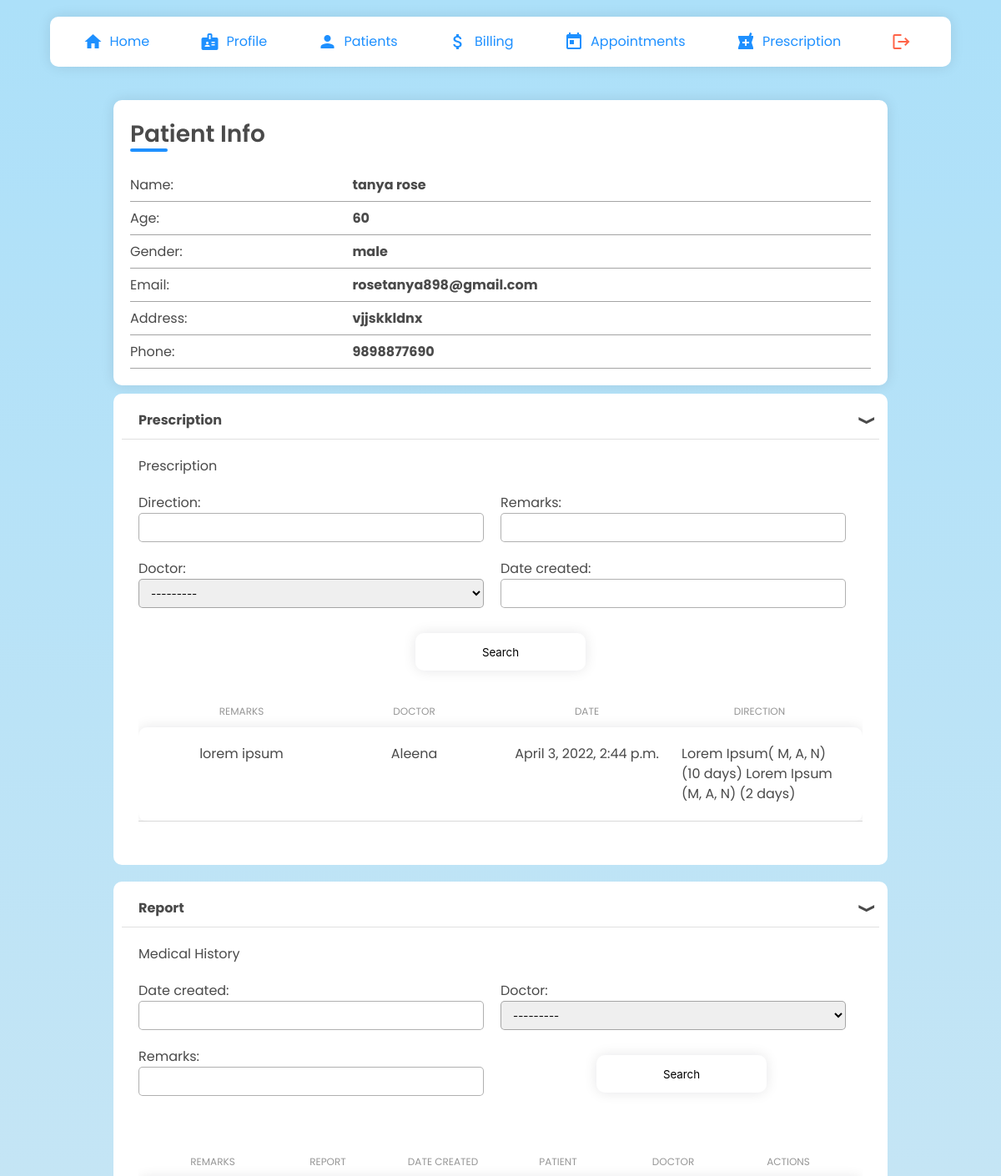
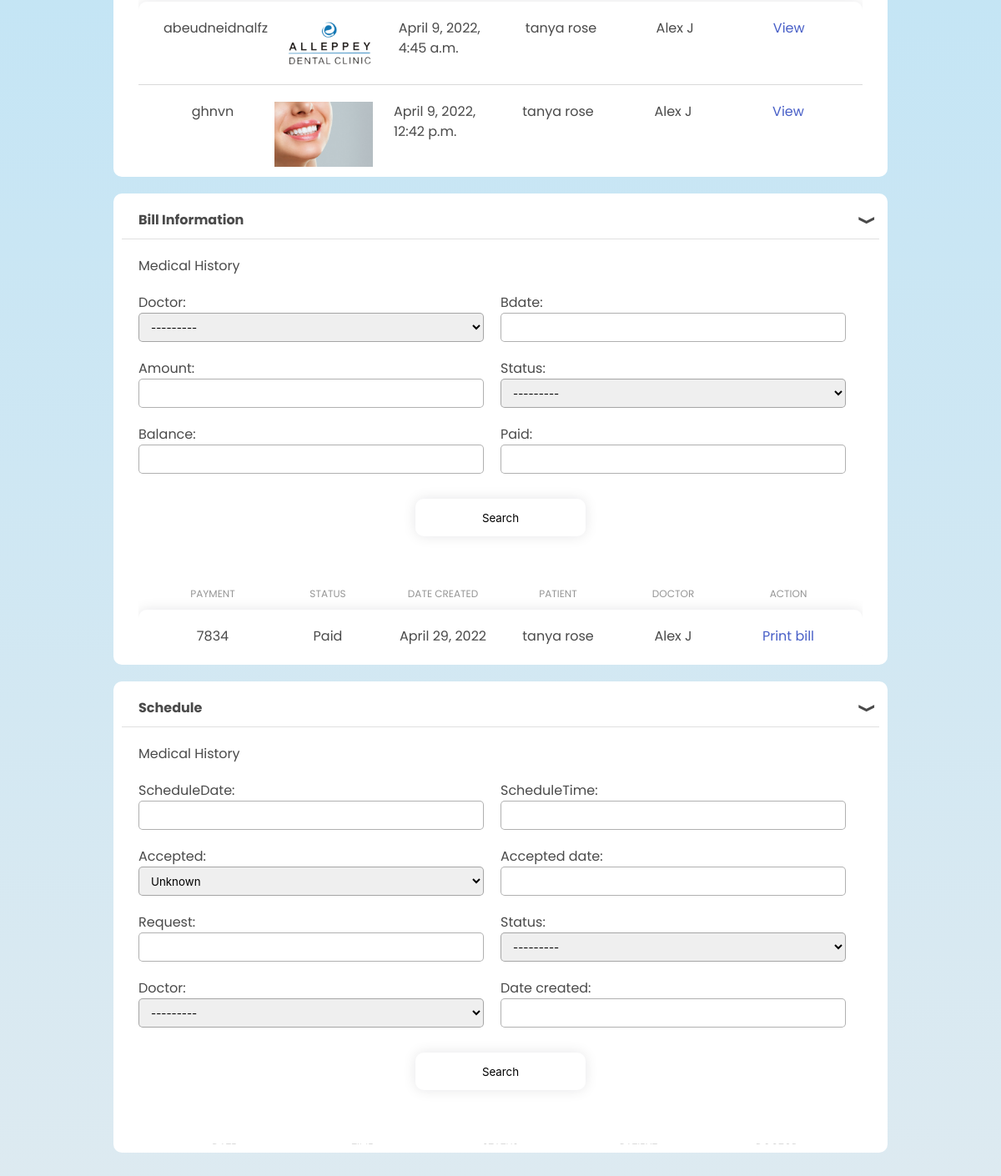
The app's page /doctors/pat/7/ (signed in) with its own data (2 pictures, top to bottom).
### patients/models.py (models this page shows, shortened)
class Patient(models.Model):
    user = models.OneToOneField(User, on_delete= models.CASCADE, primary_key= True)
    pname=models.CharField(max_length=200, null=True)
    age=models.CharField(max_length=4, null=True)
    gender= models.CharField(max_length=6, null=True)
    email=models.CharField(max_length=200, null=True)
    address= models.CharField(max_length=500, null=True)
    phone_regex = RegexValidator( regex = r'^\+?1?\d{9,10}$', message ="Phone number must be entered in the format +919999999999. Up to 10 digits allowed.")
    phone = models.CharField('Phone',validators =[phone_regex], max_length=10, unique = True,null=True)
    date_created= models.DateTimeField(auto_now_add=True, null=True)

### clinic/models.py (models this page shows, shortened)
class Prescription(models.Model):
    direction = models.CharField(max_length=150)
    remarks = models.CharField(max_length=100)
    patient =  models.ForeignKey('patients.Patient', null=True, on_delete= models.CASCADE)
    doctor = models.ForeignKey('doctors.Doctors', null=True, on_delete=models.CASCADE)
    date_created = models.DateTimeField(auto_now_add=True, null=True)

class MedicalHistory(models.Model):
    date_created = models.DateTimeField(auto_now_add=True, null=True)
    patient = models.ForeignKey('patients.Patient', null=True, on_delete= models.CASCADE)
    doctor = models.ForeignKey('doctors.Doctors', null=True, on_delete=models.CASCADE)
    remarks = models.CharField(max_length=200, null=True)
    report = models.ImageField(upload_to="img/",null=True)

class BillInfo(models.Model):
    STATUS=(('Paid','Paid'),('Not Paid','Not Paid'))
    patient =  models.ForeignKey('patients.Patient', null=True, on_delete= models.CASCADE)
    doctor = models.ForeignKey('doctors.Doctors', null=True, on_delete=models.CASCADE)
    bdate=models.DateField()
    amount=models.PositiveIntegerField(max_length=200,null=True)
    status=models.CharField(null=True, max_length=10, choices=STATUS)
    balance=models.PositiveIntegerField(max_length=200,null=True)
    paid = models.PositiveIntegerField(max_length=200,null=True)

### doctors/models.py (models this page shows)
class Doctors(models.Model):
    ROLE = (
			('Doctor', 'Doctor'),
			('Staff', 'Staff'),
			)
    user = models.OneToOneField(User, on_delete= models.CASCADE, primary_key= True)
    dname = models.CharField(max_length=200, null=True)
    phone = models.CharField(max_length=200, null=True)
    email = models.CharField(max_length=200, null=True)
    date_created = models.DateTimeField(auto_now_add=True, null=True)
    gender= models.CharField(max_length=200, null=True)
    role = models.CharField(max_length=200, null=True,choices=ROLE)
    specialisation = models.CharField(max_length=200, null=True)
    address= models.CharField(max_length=200, null=True)
    def __str__(self):
	    return self.dname

### doctors/views.py (the view)
# urls.py: path('pat/<str:pk_t>/', views.patientinfo,name="pat"),
@login_required
def patientinfo(request,pk_t):
    p = Patient.objects.get(user_id=pk_t)
    mh = p.prescription_set.all()
    medihis = p.medicalhistory_set.all()
    bi = p.billinfo_set.all()
    sch = p.schedule_set.all()
    bfilter = BillFilter(request.GET,queryset=bi)
    bi = bfilter.qs
    medfilter = MedhisFilter(request.GET,queryset=medihis)
    medihis = medfilter.qs
    schfilter=SchFilter(request.GET,queryset=sch)
    sch = schfilter.qs
    prescfilter=PrescriptionFilter(request.GET,queryset=mh)
    mh=prescfilter.qs
    context= {'p':p,'mh':mh,'medihis':medihis,'bi':bi,'sch':sch,'bfilter':bfilter,'medfilter':medfilter,'schfilter':schfilter,'prescfilter':prescfilter}
    return render(request, 'doctors/patient_info.html',context)

### doctors/templates/doctors/patient_info.html (shortened to what this page needs)
{% extends 'doctors/navbar.html' %} {% load static %} {% block head %}
<link
  rel="stylesheet"
  type="text/css"
  href="{% static 'css/patient_info.css' %}"
/>
<link
  rel="stylesheet"
  type="text/css"
  href="{% static 'css/components.css' %}"
/>
<link
  rel="stylesheet"
  type="text/css"
  href="{% static 'css/patient_list.css' %}"
/>
{% endblock %} {% block content %}
<div class="patInfoContainer">
  <div class="patInfoItem formCard">
    <h2>
      Patient Info
      <div class="patientTitle-under"></div>
    </h2>
    <div class="infoPat">
      <div class="infoItem">
        <p>Name:</p>
        <b>{{p.pname}}</b>
      </div>
      <div class="infoItem">
        <p>Age:</p>
        <b>{{p.age}}</b>
      </div>
      <div class="infoItem">
        <p>Gender:</p>
        <b>{{p.gender}}</b>
      </div>
      <div class="infoItem">
        <p>Email:</p>
        <b>{{p.email}}</b>
      </div>
      <div class="infoItem">
        <p>Address:</p>
        <b>{{p.address}}</b>
      </div>
      <div class="infoItem">
        <p>Phone:</p>
        <b>{{p.phone}}</b>
      </div>
    </div>
  </div>
  <div class="patInfoItem adcTab adcTab" id="prescription">
    <div class="adcTabTitle" onclick="toggleTab('prescription')">
      <h1>Prescription</h1>
      <div class="adcTabClose">&#x276C;</div>
    </div>
    <div class="adcTabContents">
      <div class="infoCard">
        <h4>Prescription</h4>
        <form action="" class="infoFilter" method="get">
          {% for field in prescfilter.form %}
          <div class="infoFilterInput">
            {{ field.label_tag }} {{ field }} {{ field.errors }}
          </div>
          {% endfor %}
          <button type="Submit">Search</button>
          <div class="adcTableContainer">
            <div class="adcTable">
              <div class="adcRow adcHead">
                <div class="adcCell">REMARKS</div>
                <div class="adcCell">DOCTOR</div>
                <div class="adcCell">DATE</div>
                <div class="adcCell">DIRECTION</div>
              </div>
              <div class="adcRowBody">
                {% for mh in mh %}
                <div class="adcRow">
                  <div class="adcCell">{{mh.remarks}}</div>
                  <div class="adcCell">{{mh.doctor.dname}}</div>
                  <div class="adcCell">{{mh.date_created}}</div>
                  <div class="adcCell">{{mh.direction}}</div>
                </div>
                {% endfor %}
              </div>
            </div>
          </div>
          <br /><br />
        </form>
      </div>
    </div>
  </div>
  <div class="patInfoItem adcTab adcTab" id="history">
    <div class="adcTabTitle" onclick="toggleTab('history')">
      <h1>Report</h1>
      <div class="adcTabClose">&#x276C;</div>
    </div>
    <div class="adcTabContents">
      <div class="infoCard">
        <h4>Medical History</h4>
        <form class="infoFilter" action="" method="get">
          {% for field in medfilter.form %}
          <div class="infoFilterInput">
            {{ field.label_tag }} {{ field }} {{ field.errors }}
          </div>
          {% endfor %}
          <button type="Submit">Search</button>
        </form>
        <div class="adcTableContainer">
          <div class="adcTable">
            <div class="adcRow adcHead">
              <div class="adcCell">REMARKS</div>
              <div class="adcCell">REPORT</div>
              <div class="adcCell">DATE CREATED</div>
              <div class="adcCell">PATIENT</div>
              <div class="adcCell">DOCTOR</div>
              <div class="adcCell">ACTIONS</div>
            </div>
            <div class="adcRowBody">
              {% for mh in medihis %}
              <div class="adcRow">
                <div class="adcCell">{{mh.remarks}}</div>
                <div class="adcCell">
                  <img
                    src="{{ mh.report.url }}"
                    class="img-responsive"
                    style="width: 100%; float: left; margin-right: 10px"
                  />
                </div>
                <div class="adcCell">{{mh.date_created}}</div>
                <div class="adcCell">{{mh.patient.pname}}</div>
                <div class="adcCell">{{mh.doctor.dname}}</div>
                <div class="adcCell">
                  <a href="{% url 'reports' mh.pk %}">View</a>
                </div>
              </div>
              {% endfor %}
            </div>
          </div>
        </div>
        <br /><br />
      </div>
    </div>
  </div>
  <div class="patInfoItem adcTab adcTab" id="billinfo">
    <div class="adcTabTitle" onclick="toggleTab('billinfo')">
      <h1>Bill Information</h1>
      <div class="adcTabClose">&#x276C;</div>
    </div>
    <div class="adcTabContents">
      <div class="infoCard">
        <h4>Medical History</h4>
        <form class="infoFilter" action="" method="get">
          {% for field in bfilter.form %}
          <div class="infoFilterInput">
            {{ field.label_tag }} {{ field }} {{ field.errors }}
          </div>
          {% endfor %}
          <button type="Submit">Search</button>
        </form>
        <div class="adcTableContainer">
          <div class="adcTable">
            <div class="adcRow adcHead">
              <div class="adcCell">PAYMENT</div>
              <div class="adcCell">STATUS</div>
              <div class="adcCell">DATE CREATED</div>
              <div class="adcCell">PATIENT</div>
              <div class="adcCell">DOCTOR</div>
              <div class="adcCell">ACTION</div>
            </div>
            <div class="adcRowBody">
              {% for bi in bi %}
              <div class="adcRow">
                <div class="adcCell">{{bi.amount}}</div>
                <div class="adcCell">{{bi.status}}</div>
                <div class="adcCell">{{bi.bdate}}</div>
                <div class="adcCell">{{bi.patient.pname}}</div>
                <div class="adcCell">{{bi.doctor.dname}}</div>
                <div class="adcCell"><a href="{% url 'billpdf' bi.pk %}">Print bill</a></div>
              </div>
              {% endfor %}
            </div>
          </div>
        </div>
        <br /><br />
      </div>
    </div>
  </div>
  <div class="patInfoItem adcTab adcTab" id="schedule">
    <div class="adcTabTitle" onclick="toggleTab('schedule')">
      <h1>Schedule</h1>
      <div class="adcTabClose">&#x276C;</div>
    </div>
    <div class="adcTabContents">
      <div class="infoCard">
        <h4>Medical History</h4>
        <form class="infoFilter" action="" method="get">
          {% for field in schfilter.form %}
          <div class="infoFilterInput">
            {{ field.label_tag }} {{ field }} {{ field.errors }}
          </div>
          {% endfor %}
          <button type="Submit">Search</button>
        </form>
        <div class="adcTableContainer">
          <div class="adcTable">
            <div class="adcRow adcHead">
              <div class="adcCell">DATE</div>
              <div class="adcCell">TIME</div>
              <div class="adcCell">STATUS</div>
              <div class="adcCell">PATIENT</div>
              <div class="adcCell">DOCTOR</div>
            </div>
          </div>
        </div>
        <br /><br />
      </div>
    </div>
  </div>
</div>
{% endblock %}

### static/css/style.css (style rules this page uses)
body { margin: 0; padding: 0; box-sizing: border-box; font-family: "Poppins"; text-decoration: none; list-style-type: none; }

### static/css/register.css (style rules this page uses)
* { margin: 0; padding: 0; box-sizing: border-box; font-family: "Poppins", sans-serif; }
body { height: 100vh; background-image: linear-gradient(to top, #fff1eb 0%, #ace0f9 100%); overflow: auto; width: 100%; margin-top: 0%; align-items: center; justify-content: center; }

### static/css/patient_info.css (style rules this page uses)
.patInfoContainer { margin: 0 10%; display: flex; flex-direction: column; align-items: center; justify-content: center; margin-top: 120px; }
.patInfoItem { width: 100%; margin: auto; }
.formCard { flex: 0.3; background-color: white; border-radius: 10px; box-shadow: rgba(17, 17, 26, 0.1) 0px 0px 16px; padding: 20px; height: fit-content; }
.formCard h2 { font-size: 28px; font-weight: 600; margin-bottom: 20px; position: relative; }
.formCard .infoPat { display: flex; flex-direction: column; width: 100%; }
.patientTitle-under { width: 45px; height: 4px; border-radius: 20px; background-color: dodgerblue; position: absolute; bottom: 0; }
.infoItem { min-height: 40px; width: 100%; border-bottom: 1px solid rgb(164, 164, 164); display: flex; align-items: center; }
.infoItem p { width: 30%; }
.infoCard { flex: 0.6; padding: 20px; margin-bottom: 20px; }
.infoFilter { display: flex; flex-wrap: wrap; margin: 20px 0; }
.infoFilterInput { width: 50%; padding-right: 20px; }
.infoFilter input, .infoFilter select, .infoFilterInput input, .infoFilterInput select { margin-bottom: 20px; height: 35px; outline: none; border-radius: 5px; border: 1px solid rgba(0, 0, 0, 0.311); transition: all ease-in-out 0.2s; padding: 0 10px; width: 100%; }
.infoFilterInput { display: flex; flex-direction: column; }
.infoFilter button { background-color: white; box-shadow: rgba(17, 17, 26, 0.1) 0px 0px 16px; border: none; padding: 0 80px; border-radius: 10px; margin: 10px auto; cursor: pointer; transition: all 0.4s ease-in; height: 45px; }

### static/css/components.css (style rules this page uses)
.adcTab { background-color: white; border-radius: 10px; margin: 10px; padding: 10px; }
.adcTabTitle { display: flex; align-items: center; justify-content: space-between; cursor: pointer; padding: 0 10px; border-bottom: 1px solid rgba(190, 190, 190, 0.474); }
.adcTabTitle h1 { font-weight: 700; padding: 10px; }
.adcTabClose { transition: all 0.4s ease-in-out; transform: rotate(270deg); font-size: 18px; font-weight: 600; }
.adcTabContents { height: 500px; overflow-x: auto; transition: height ease-in-out 0.2s; }
.adcTable { display: flex; flex-direction: column; margin-top: 20px; }
.adcTable .adcRow { display: flex; justify-content: space-evenly; align-items: flex-start; border-bottom: 1px solid rgba(180, 180, 180, 0.5); padding: 10px 20px; }
.adcTable .adcRow .adcCell { width: 100%; padding: 10px; display: flex; align-items: center; justify-content: center; }
.adcTableContainer { width: 100%; overflow-x: auto; overflow-y: hidden; }
.adcTable .adcHead { border-bottom: none; padding: 0 20px; }
.adcHead .adcCell { text-transform: uppercase; font-size: 12px; color: rgb(150, 150, 150); padding: 0; }
.adcCell a { text-decoration: none; }
.adcRowBody { box-shadow: rgba(17, 17, 26, 0.1) 0px 0px 16px; border-radius: 10px; background-color: white; }
.infoFilter { display: flex; flex-wrap: wrap; margin: 20px 0; }
.infoFilterInput { width: 50%; padding-right: 20px; }
.infoFilter input, .infoFilter select, .infoFilterInput input, .infoFilterInput select { margin-bottom: 20px; height: 35px; outline: none; border-radius: 5px; border: 1px solid rgba(0, 0, 0, 0.311); transition: all ease-in-out 0.2s; padding: 0 10px; width: 100%; }
.infoFilterInput { display: flex; flex-direction: column; }
.infoFilter button { background-color: white; box-shadow: rgba(17, 17, 26, 0.1) 0px 0px 16px; border: none; padding: 0 80px; border-radius: 10px; margin: 10px auto; cursor: pointer; transition: all 0.4s ease-in; height: 45px; }

### records on screen
Patient: pname "tanya rose", age "60", gender "male", email "rosetanya898@gmail.com", address "vjjskkldnx", phone "9898877690"
Prescription: remarks "lorem ipsum", doctor.dname "Aleena", date_created "April 3, 2022, 2:44 p.m.", direction "Lorem Ipsum( M, A, N) (10 days) Lorem Ipsum (M, A, N) (2 days)"
MedicalHistory: remarks "abeudneidnalfz", report (picture), date_created "April 9, 2022, 4:45 a.m.", patient.pname "tanya rose", doctor.dname "Alex J"
MedicalHistory: remarks "ghnvn", report (picture), date_created "April 9, 2022, 12:42 p.m.", patient.pname "tanya rose", doctor.dname "Alex J"
BillInfo: amount "7834", status "Paid", bdate "April 29, 2022", patient.pname "tanya rose", doctor.dname "Alex J"

### other values on screen
{{ field.label_tag }} "Direction:" "Remarks:" "Doctor:" "Date created:"
{{ field.label_tag }} "Date created:" "Doctor:" "Remarks:"
{{ field.label_tag }} "Doctor:" "Bdate:" "Amount:" "Status:" "Balance:" "Paid:"
{{ field.label_tag }} "ScheduleDate:" "ScheduleTime:" "Accepted:" "Accepted date:" "Request:" "Status:" "Doctor:" "Date created:"
